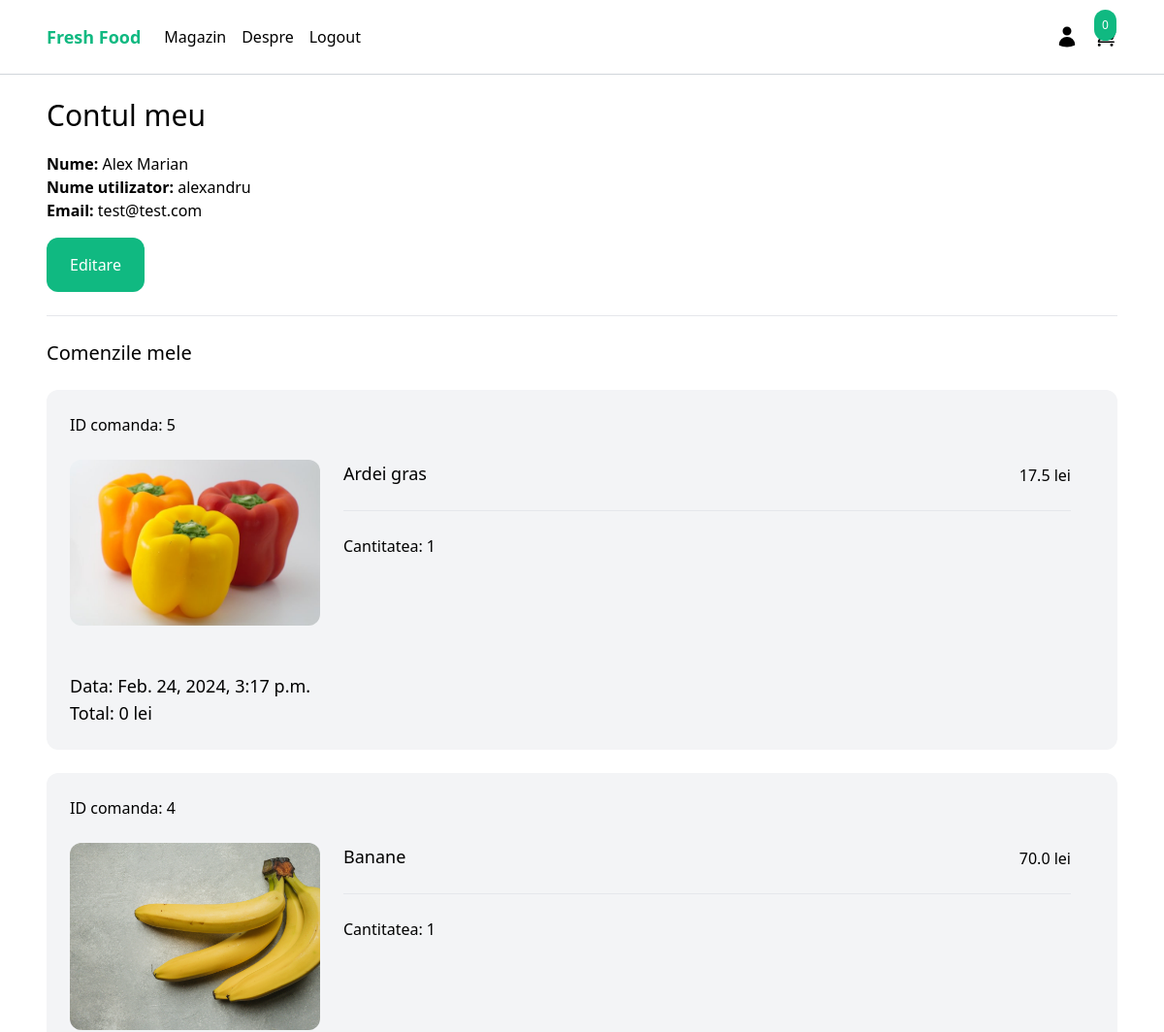
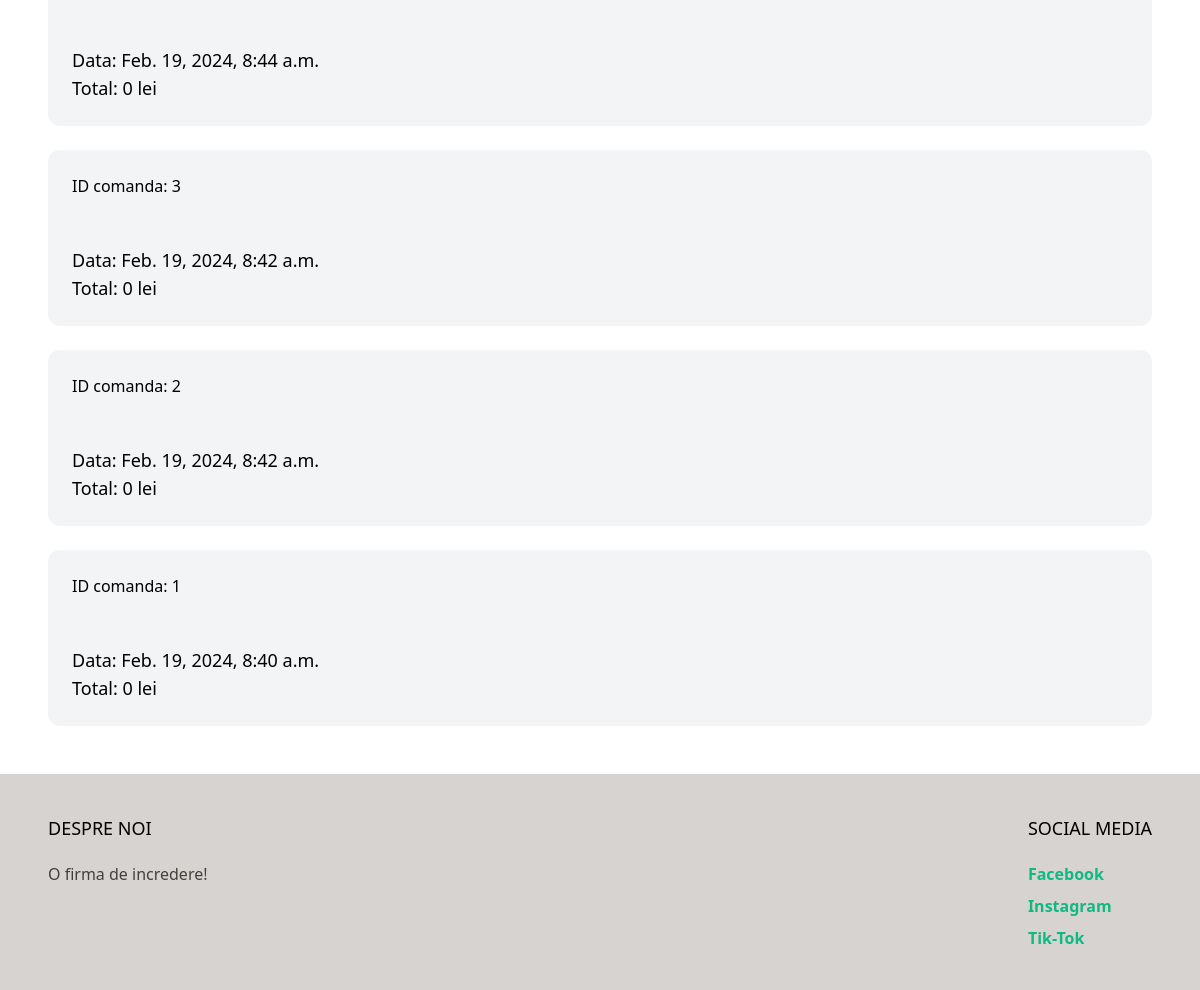
Before: /myaccount/ (signed in) with the older database file (2 pictures, top to bottom).
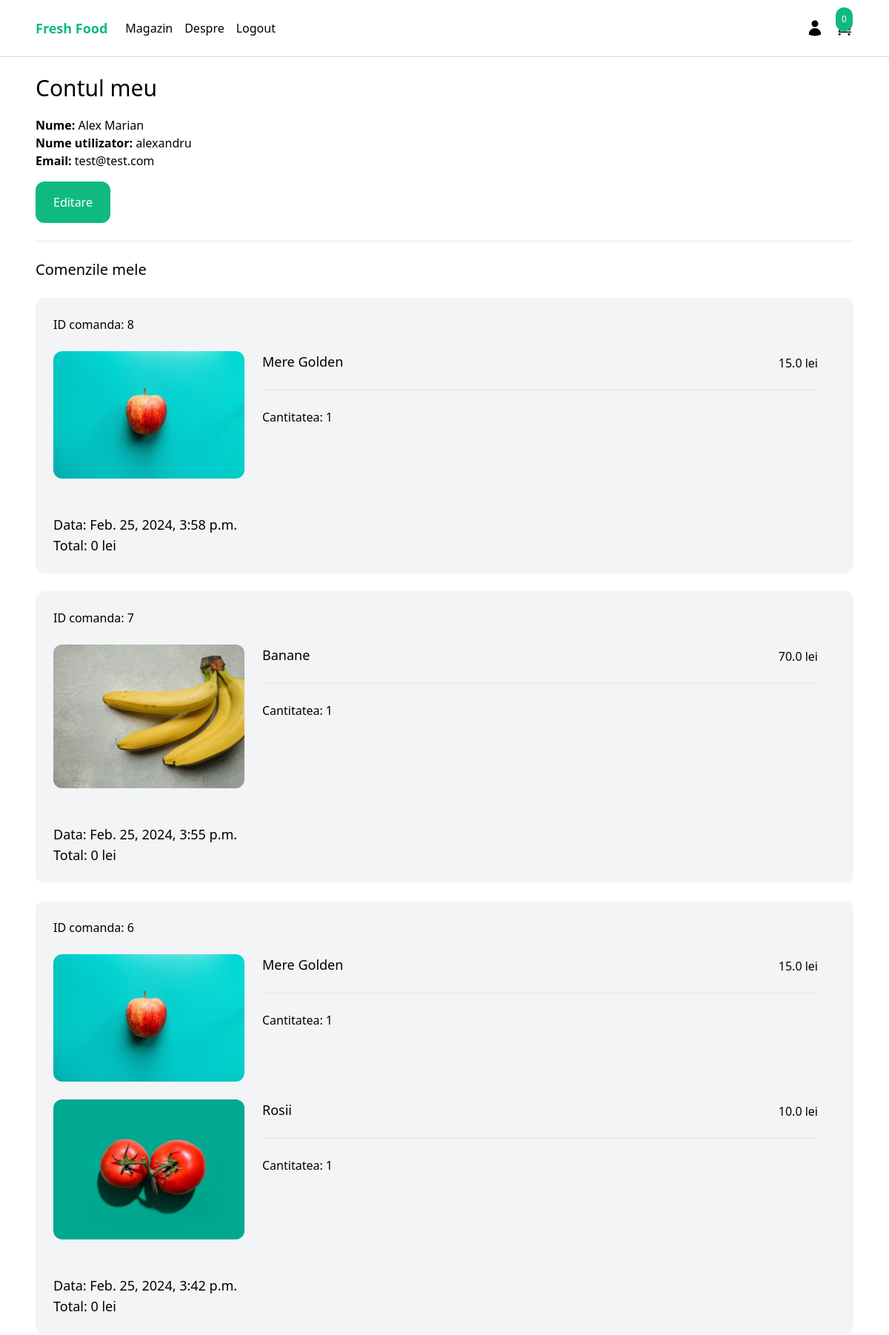
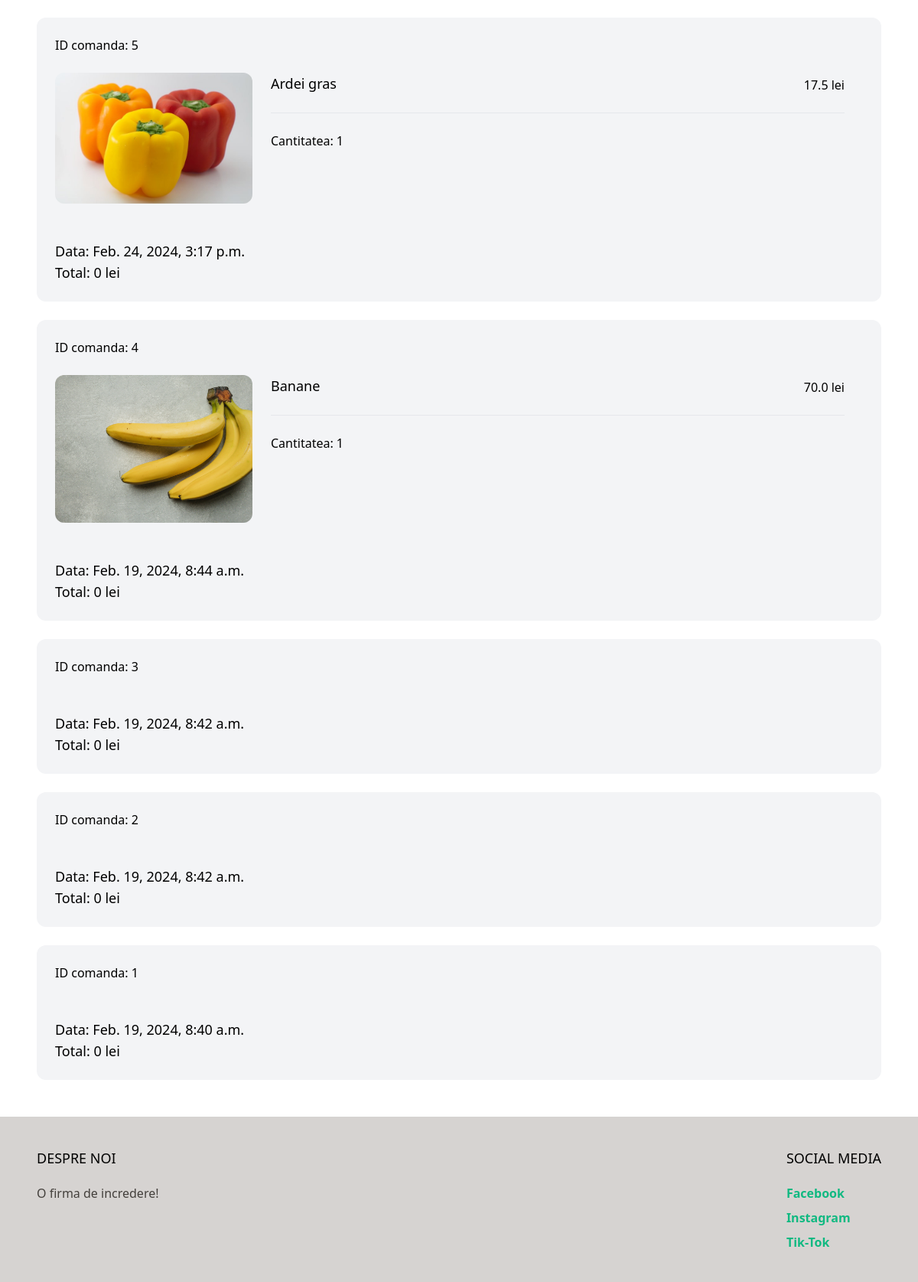
After: the same page with the newer database file (2 pictures, top to bottom).
### order/models.py (models this page shows)
class Order(models.Model):
    ORDERED = 'ordered'
    SHIPPED = 'shipped'
    STATUS_CHOICES = (
        (ORDERED, 'Ordered  '),
        (SHIPPED, 'Shipped')
    )
    user = models.ForeignKey(User, related_name='orders', blank=True, null=True, on_delete=models.CASCADE)
    first_name = models.CharField(max_length=255)
    last_name = models.CharField(max_length=255)
    email = models.EmailField()
    address = models.CharField(max_length=255)
    zipcode = models.CharField(max_length=255)
    place = models.CharField(max_length=255)
    phone = models.CharField(max_length=255)
    created_at = models.DateTimeField(auto_now_add=True)
    paid = models.BooleanField(default=False)
    paid_amount = models.IntegerField(blank=True, null=True)
    status = models.CharField(max_length=20, choices=STATUS_CHOICES, default=ORDERED)
    class Meta:
        ordering = ('-created_at',)
    def get_total_price(self):
        if self.paid_amount:
            return self.paid_amount / 100
        return 0

class OrderItem(models.Model):
    order = models.ForeignKey(Order, related_name='items', on_delete=models.CASCADE)
    product = models.ForeignKey(Product, related_name='items', on_delete=models.CASCADE)
    price = models.IntegerField()
    quantity = models.IntegerField(default=1)
    def get_total_price(self):
        return self.price / 100

### product/models.py (models this page shows, shortened)
class Product(models.Model):
    category = models.ForeignKey(Category, related_name='products', on_delete=models.CASCADE)
    name = models.CharField(max_length=255)
    slug = models.SlugField()
    description = models.TextField(blank=True, null=True)
    price = models.IntegerField()
    created_at = models.DateTimeField(auto_now_add=True)
    image = models.ImageField(upload_to='uploads/', blank=True, null=True)
    thumbnail = models.ImageField(upload_to='uploads/', blank=True, null=True)
    class Meta:
        ordering = ('-created_at',)
    def get_thumbnail(self):
        if self.thumbnail:
            return self.thumbnail.url

### core/views.py (the view)
# urls.py: path('myaccount/', myaccount, name='myaccount'),
@login_required
def myaccount(request):
    return render(request, "core/myaccount.html")

### cart/cart.py (called while the page is built)
    def __len__(self):
        return sum(item['quantity'] for item in self.cart.values())

### cart/context_processors.py (called while the page is built)
def cart(request):
    return {'cart': Cart(request)}

### core/templates/core/myaccount.html (shortened to what this page needs)
{% extends 'core/base.html' %}
{% block content %}
<div class="max-w-6xl mx-auto p-6">
    <h1 class="mb-5 text-3xl">Contul meu</h1>
    <div class="mb-6">
        <strong>Nume: </strong>{{ request.user.get_full_name }}<br>
        <strong>Nume utilizator: </strong>{{ request.user.username }}<br>
        <strong>Email: </strong>{{ request.user.email }}<br>
        <a href="{% url 'edit_myaccount' %}" class="inline-block mt-4 py-4 px-6 rounded-xl text-white bg-emerald-500">Editare</a>
    </div>
    <hr>
    <h2 class="my-6 text-xl">Comenzile mele</h2>
    {% for order in request.user.orders.all %}
        <div class="w-full mb-6 p-6 flex flex-wrap bg-gray-100 rounded-xl">
            <div class="mb-6 flex justify-between">
                <a href="#">ID comanda: {{ order.id }}</a>
            </div>
            <div class="mb-6 w-full">
                {% for item in order.items.all %}
                    <div class="product mb-6 flex pr-6">
                        <a href="#" class="w-1/4">
                            <img class="hover:shadow-lg rounded-xl" src="{{ item.product.get_thumbnail}}" alt="img" />
                        </a>
                        <div class="w-3/4 pl-6">
                            <div class="flex justify-between">
                                <a href="#" class="text-lg">{{ item.product.name }}</a>
                                <p class="mb-6 pt-1 text-grey-400">{{ item.get_total_price }} lei</p>
                            </div>
                            <hr>
                            <div class="mt-6">
                                Cantitatea: {{ item.quantity }}
                            </div>
                        </div>
                    </div>
                {% endfor %}
            </div>
            <div>
                <p class="text-lg">Data: {{ order.created_at }}</p>
                <p class="text-lg">Total: {{ order.get_total_price }} lei</p>
            </div>
        </div>
    {% endfor %}
</div>
{% endblock %}

### core/templates/core/base.html (shortened to what this page needs)
<!DOCTYPE html>
<html lang="en">
<head>
    <script src="https://cdn.tailwindcss.com"></script>
</head>
<body>
    <nav class="border-b border-gray-300">
        <div class="max-w-6xl mx-auto py-2 px-6 xl:px-0 flex items-center justify-between">
            <div class="menu-left flex items-center space-x-6">
                <a href="{% url 'frontpage' %}" class="py-4 text-lg text-emerald-500 font-semibold">Fresh Food</a>
                <ul class="flex items-center space-x-4">
                    <li><a href="{% url 'shop' %}">Magazin</a></li>
                    <li><a href="#">Despre</a></li>
                    {% if request.user.is_authenticated %}
                        <form action="{% url 'logout' %}" method="post">
                            <button type="submit">Logout</button>
                        </form>
                    {% endif %}
                </ul>
            </div>
            <div class="menu-right flex items-center space-x-4">
                <a href="{% url 'myaccount' %}">
                </a>
                <div
                    hx-get="{% url 'hx_menu_cart' %}"
                    hx-trigger="update-menu-cart from:body"
                    hx-swap="innerHTML">
                {% include 'cart/partials/menu_cart.html' %}
                </div>
            </div>
        </div>
    </nav>
    <main>
        {% block content %}
        {% endblock %}
    </main>
    <footer class="bg-stone-300">
        <div class="max-w-6xl mx-auto py-10 px-6 xl:px-0 md:flex justify-between">
            <div class="footer-left mb-12 md:mb-0">
                <h2 class="mb-5 uppercase text-lg">Despre noi</h2>
                <p class="text-stone-700">O firma de incredere!</p>
            </div>
            <div class="footer-right">
                <h2 class="mb-5 uppercase text-lg">Social Media</h2>
                <ul class="space-y-2">
                    <li>
                        <a href="#" class="text-emerald-500 hover:text-emerald-700 font-semibold">Facebook</a>
                    </li>
                    <li>
                        <a href="#" class="text-emerald-500 hover:text-emerald-700 font-semibold">Instagram</a>
                    </li>
                    <li>
                        <a href="#" class="text-emerald-500 hover:text-emerald-700 font-semibold">Tik-Tok</a>
                    </li>
                </ul>
            </div>
        </div>
    </footer>
</body>
</html>

### cart/templates/cart/partials/menu_cart.html (shortened to what this page needs)
<a href="{% url 'cart' %}" id="menu_cart_button" class="relative">
    <span class="p-2 absolute -top-4 -rught-3 bg-emerald-500 text-white text-xs rounded-full">{{ cart|length }}</span>
</a>

Changed rows visible on the page:
added Order: id "8", created_at "Feb. 25, 2024, 3:58 p.m.", get_total_price "0"
added OrderItem: product.get_thumbnail (picture), product.name "Mere Golden", get_total_price "15.0", quantity "1", shown under "8"
added Order: id "7", created_at "Feb. 25, 2024, 3:55 p.m.", get_total_price "0"
added OrderItem: product.get_thumbnail (picture), product.name "Banane", get_total_price "70.0", quantity "1", shown under "7"
added Order: id "6", created_at "Feb. 25, 2024, 3:42 p.m.", get_total_price "0"
added OrderItem: product.get_thumbnail (picture), product.name "Mere Golden", get_total_price "15.0", quantity "1", shown under "6"
added OrderItem: product.get_thumbnail (picture), product.name "Rosii", get_total_price "10.0", quantity "1", shown under "6"
